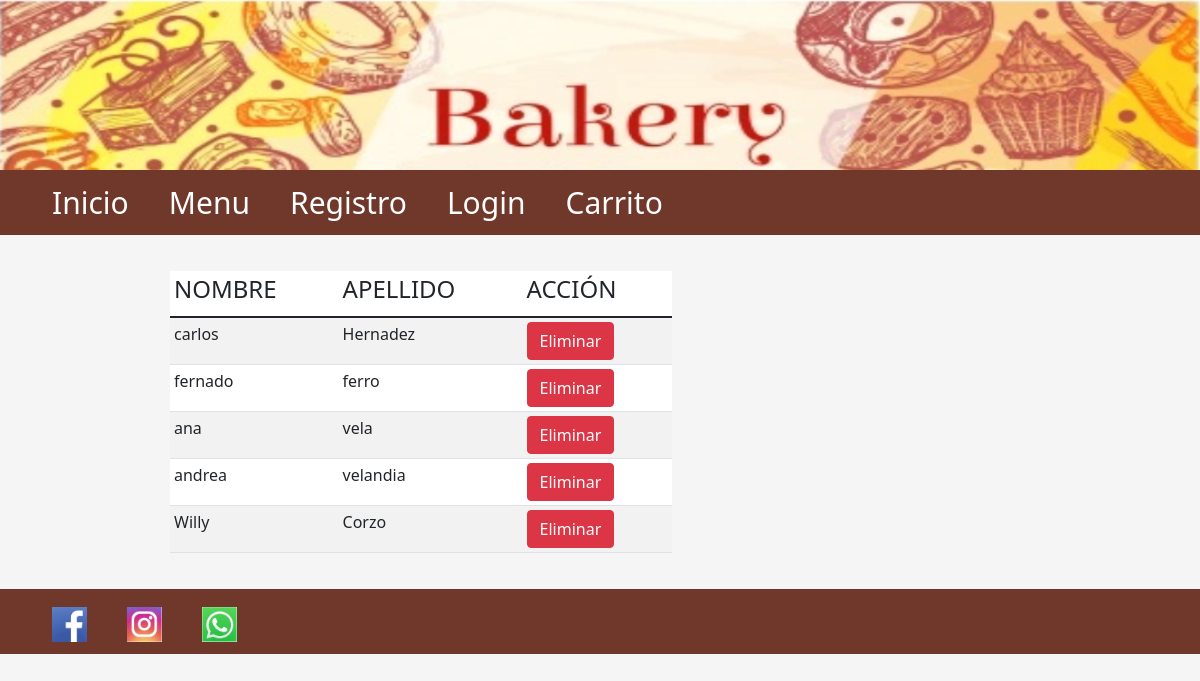
Before: /Dashboard with the older database file.
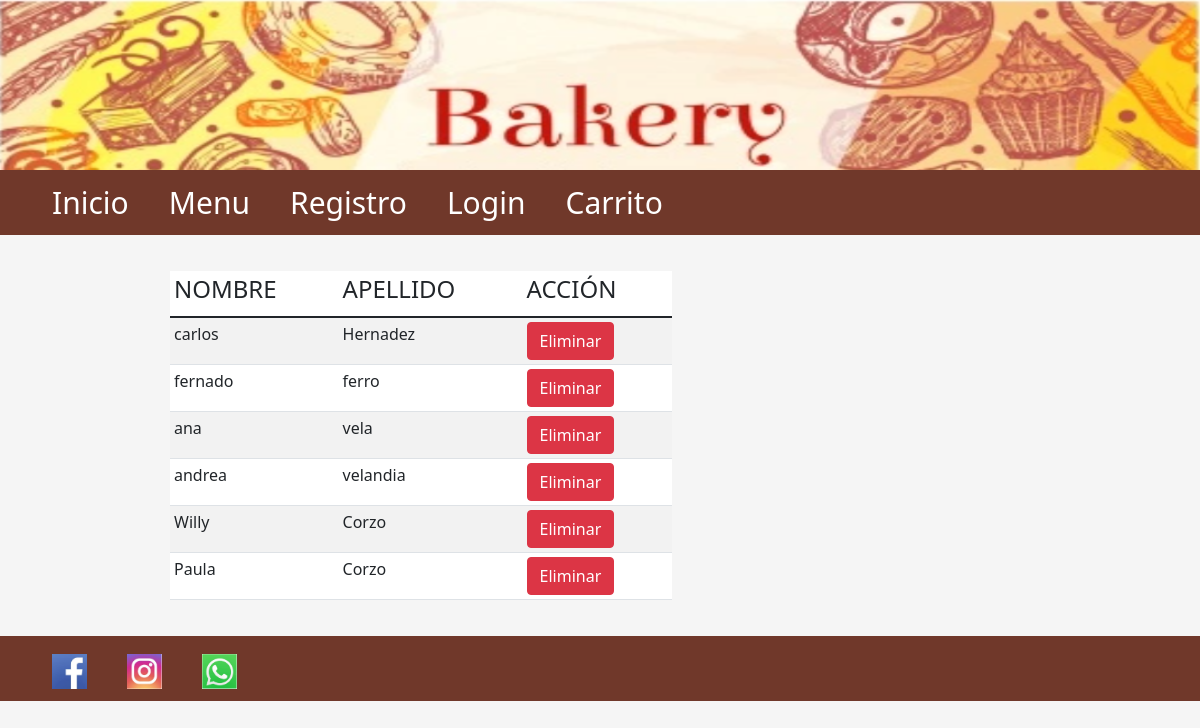
After: the same page with the newer database file.
### panaderia/models.py (models this page shows, shortened)
class Personas(db.Model, UserMixin):
    __tablename__ = 'personas'
    id = db.Column(db.Integer, primary_key=True)
    nombre = db.Column(db.String(200), nullable=True)
    apellido = db.Column(db.String(200), nullable=True)
    direccion = db.Column(db.String(200))
    celular = db.Column(db.Integer, nullable=True)
    email = db.Column(db.String(200), nullable=True)
    fechanacimiento = db.Column(db.String(200))
    idrol = db.Column(db.Integer, db.ForeignKey('roles.idrol'))
    rol = db.relationship('Roles', backref=backref('personas', lazy='dynamic'))
    password_hash = db.Column(db.String(200), nullable=True)
    @property
    def password(self):
        raise AttributeError('password: write-only field')

### panaderia/views.py (the view)
@app.route('/Dashboard')
def dashboard():
    personas = Personas.query.all()
    return render_template('dashboard.html', personas=personas)

### panaderia/templates/Dashboard.html
{% extends './layout.html' %} {% block title %} Dashboard {% endblock %} {% block body %}
    <div>
        <div class="col-md-7">
          <table class= "table table-striped tabel.bordered bg-white table-sm">
            <thead>
              <tr>
                <td><h4>NOMBRE</h4></td>
                <td><h4>APELLIDO</h4></td>
                <td><h4>ACCIÓN</h4></td>
              </tr>
            </thead>
            <body>
                {%for persona in personas%}
                <tr>
                    <td>{{persona.nombre}}  </td>
                    <td>{{persona.apellido}} </td>
                    <td>
                        <form action="{{url_for('eliminar_persona', id=persona.id)}}" method="POST">
                            <button type="submit" class="btn btn-danger">Eliminar</button>
                        </form>
                    </td>
                </tr>
                {% endfor %}
            <body>
          </table>
        </div>
    </div>
{% endblock %}

### panaderia/templates/layout.html (shortened to what this page needs)
<!DOCTYPE html>
<html lang="en">
<head>
    <link href="https://cdn.jsdelivr.net/npm/bootstrap@5.1.3/dist/css/bootstrap.min.css" rel="stylesheet">
    <link rel='stylesheet' href="{{url_for('static', filename='css/layout.css')}}" />
</head>
<header>
    <img src="{{url_for('static', filename='imagenes/bakery4.png')}}" alt="Banner Horizontal" width="100%" height="170px" />
</header>
<div>
    <nav>
        <ul>
            <li><a href="{{url_for('index')}}">Inicio</a></li>
            <li><a href="{{url_for('menu')}}">Menu</a></li>
            {% if current_user.is_authenticated %}
                <li><a href="{{url_for('perfil')}}">{{current_user.nombre}}</a></li>
                <li><a href="{{url_for('logout')}}">Logout</a></li>
                {% if current_user.idrol==2 %}
                    <li><a href="{{url_for('registro')}}">Registrar Usuario</a></li>
                    <li><a href="{{url_for('crearplatos')}}">Crear Platos</a></li>
                    <li><a href="{{url_for('dashboard')}}">Dashboard</a></li>
                {% endif %}
            {% else %}
                <li><a href="{{url_for('registro')}}">Registro</a></li>
                <li><a href="{{url_for('login')}}">Login</a></li>
            {% endif %}
            <li><a href="/Carrito">Carrito</a></li>
        </ul>
    </nav>
    <body>
    <main>
    {% block body %} {% endblock %}
    </main>
    </body>
    <footer>
        <div>
            <ul class="horizontal-list" aling="rigth">
                <li>
                    <a><img src="{{url_for('static', filename='imagenes/facebookicono.png')}}" width="35" height="35" class="x-footer-social-icons facebook" align="center"></a>
                </li>
                <li>
                    <a><img src="{{url_for('static', filename='imagenes/instagramIco.PNG')}}" width="35" height="35" class="x-footer-social-icons facebook" align='center'></a>
                </li>
                <li>
                    <a><img src="{{url_for('static', filename='imagenes/whatsappIco.png')}}" width="35" height="35" class="x-footer-social-icons facebook" align='center'></a>
                </li>
            </ul>
        </div>
    </footer>
</html>

### panaderia/static/css/layout.css (style rules this page uses)
* { margin: 0; padding: 0; font-style: Ginebra; }
main { max-width: 900px; width: 90%; margin: auto; padding: 20px; }
ul { list-style-type: none; background-color: #70382a; overflow: hidden; }
li { float: left; font-size: 30px; }
li a { display: block; color: white; padding-left: 20px; padding-right: 20px; padding-top: 10px; padding-bottom: 10px; text-decoration: none; text-align: center; }

### panaderia/templates/layout.html (style rules this page uses)
body { background-color: whitesmoke; animation-direction: normal; }

Changed rows visible on the page:
added Personas: nombre "Paula", apellido "Corzo"
